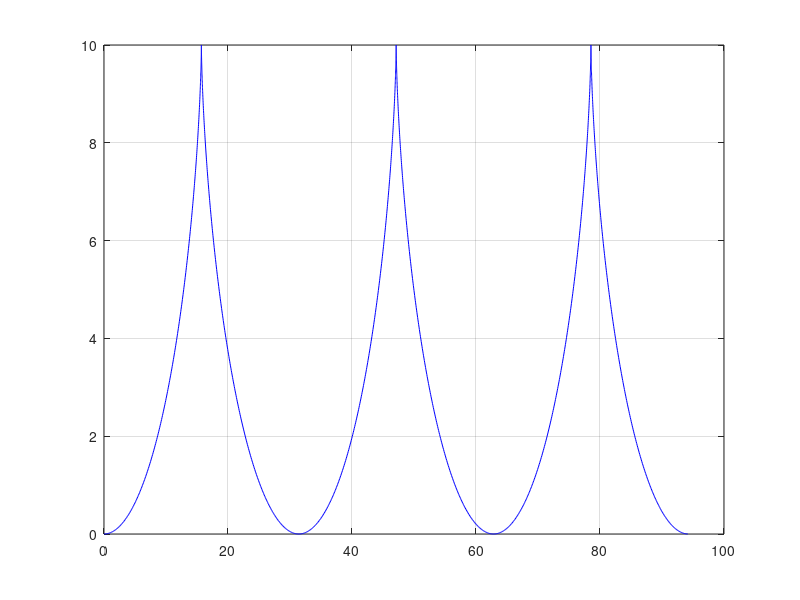

This figure's MATLAB source: (Note: this script raises an error after producing the figure.)
% question30.png

close all

ax = gca;

u = 0:0.01:6*pi;
x1 = 5*(u + sin(u));
x2 = 5*(1-cos(u));
plot(ax,x1,x2,'-b')
hold on
grid on
ax.Box = 'off';
xlabel('x')
ylabel('y')
title('cycloid with a=5')
